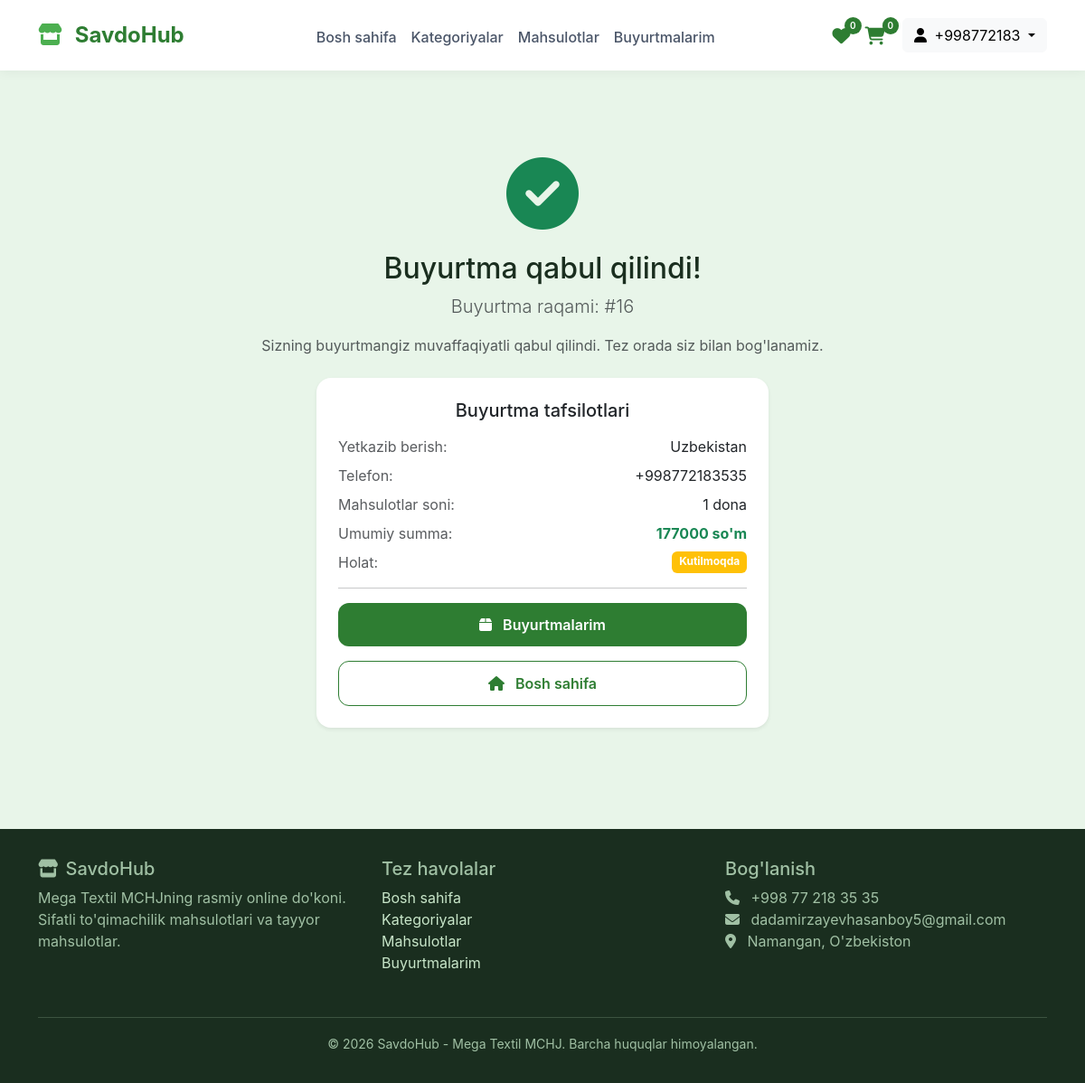
/order/success/16/ (signed in), run on the app's committed database.
### accounts/models.py (models this page shows, shortened)
class User(AbstractBaseUser, PermissionsMixin):
    phone_number = models.CharField(max_length=15, unique=True)
    full_name = models.CharField(max_length=255, blank=True)
    is_active = models.BooleanField(default=False)
    is_staff = models.BooleanField(default=False)
    date_joined = models.DateTimeField(auto_now_add=True)
    objects = UserManager()
    USERNAME_FIELD = 'phone_number'
    REQUIRED_FIELDS = []

### shop/models.py (models this page shows, shortened)
class Order(models.Model):
    STATUS_CHOICES = [
        ('pending', 'Kutilmoqda'),
        ('confirmed', 'Tasdiqlangan'),
        ('shipped', 'Yuborilgan'),
        ('delivered', 'Yetkazilgan'),
        ('cancelled', 'Bekor qilingan'),
    ]
    user = models.ForeignKey(User, on_delete=models.CASCADE, related_name='orders')
    full_name = models.CharField(max_length=200)
    address = models.TextField()
    phone = models.CharField(max_length=20)
    notes = models.TextField(blank=True, null=True)
    total_amount = models.DecimalField(max_digits=10, decimal_places=2)
    status = models.CharField(max_length=20, choices=STATUS_CHOICES, default='pending')
    created_at = models.DateTimeField(auto_now_add=True)

class OrderItem(models.Model):
    order = models.ForeignKey(Order, on_delete=models.CASCADE, related_name='items')
    product = models.ForeignKey(Product, on_delete=models.CASCADE)
    size = models.CharField(max_length=20, blank=True, null=True)
    color = models.CharField(max_length=50, blank=True, null=True)
    quantity = models.IntegerField()
    price = models.DecimalField(max_digits=10, decimal_places=2)
    can_review = models.BooleanField(default=False)  # BU MAYDonNI QO'SHING
    reviewed_at = models.DateTimeField(blank=True, null=True)  # BU MAYDonNI QO'SHING

### shop/views.py (the view, shortened to what this page needs)
# urls.py: path('order/success/<int:order_id>/', views.order_success_view, name='order_success'),
def order_success_view(request, order_id):
    if not request.user.is_authenticated:
        return redirect('accounts:login')
    order = get_object_or_404(Order, id=order_id, user=request.user)
    context = {
        'order': order,
        'wishlist_count': get_wishlist_count(request),
    }
    return render(request, 'shop/order_success.html', context)

### shop/views.py (called while the page is built)
def get_wishlist_count(request):
    if request.user.is_authenticated:
        return Wishlist.objects.filter(user=request.user).count()
    return 0

### shop/templates/shop/order_success.html
{% extends 'shop/base.html' %}
{% block content %}
<div class="container">
    <div class="text-center py-5">
        <div class="mb-4">
            <i class="fas fa-check-circle fa-5x text-success"></i>
        </div>
        <h2 style="color: #1a2e1f;">Buyurtma qabul qilindi!</h2>
        <p class="lead text-muted">Buyurtma raqami: #{{ order.id }}</p>
        <p class="text-muted">Sizning buyurtmangiz muvaffaqiyatli qabul qilindi. Tez orada siz bilan bog'lanamiz.</p>
        <div class="card border-0 shadow-sm rounded-4 mt-4 mx-auto" style="max-width: 500px;">
            <div class="card-body p-4">
                <h5 class="mb-3">Buyurtma tafsilotlari</h5>
                <div class="d-flex justify-content-between mb-2">
                    <span class="text-muted">Yetkazib berish:</span>
                    <span>{{ order.address }}</span>
                </div>
                <div class="d-flex justify-content-between mb-2">
                    <span class="text-muted">Telefon:</span>
                    <span>{{ order.phone }}</span>
                </div>
                <div class="d-flex justify-content-between mb-2">
                    <span class="text-muted">Mahsulotlar soni:</span>
                    <span>{% for item in order.items.all %}{% if forloop.first %}{{ item.quantity }}{% endif %}{% endfor %} dona</span>
                </div>
                <div class="d-flex justify-content-between mb-2">
                    <span class="text-muted">Umumiy summa:</span>
                    <span class="fw-bold text-success">{{ order.total_amount|floatformat:0 }} so'm</span>
                </div>
                <div class="d-flex justify-content-between">
                    <span class="text-muted">Holat:</span>
                    <span class="badge
                        {% if order.status == 'pending' %}bg-warning
                        {% elif order.status == 'confirmed' %}bg-info
                        {% elif order.status == 'shipped' %}bg-primary
                        {% elif order.status == 'delivered' %}bg-success
                        {% else %}bg-danger{% endif %}">
                        {{ order.get_status_display }}
                    </span>
                </div>
                <hr>
                <a href="{% url 'shop:my_orders' %}" class="btn-primary-custom w-100 text-center" style="display: inline-block;">
                    <i class="fas fa-box me-2"></i> Buyurtmalarim
                </a>
                <a href="{% url 'shop:index' %}" class="btn-outline-custom w-100 text-center mt-3" style="display: inline-block;">
                    <i class="fas fa-home me-2"></i> Bosh sahifa
                </a>
            </div>
        </div>
    </div>
</div>
{% endblock %}

### shop/templates/shop/base.html (shortened to what this page needs)
<!DOCTYPE html>
<html lang="uz">
<head>
    <link href="https://cdn.jsdelivr.net/npm/bootstrap@5.3.0/dist/css/bootstrap.min.css" rel="stylesheet">
    <link rel="stylesheet" href="https://cdnjs.cloudflare.com/ajax/libs/font-awesome/6.5.1/css/all.min.css">
</head>
<body>
<nav class="navbar navbar-expand-lg sticky-top">
    <div class="container">
        <a class="navbar-brand" href="{% url 'shop:index' %}">
            <i class="fas fa-store"></i> SavdoHub
        </a>
        <div class="collapse navbar-collapse" id="navbarNav">
            <ul class="navbar-nav mx-auto">
                <li class="nav-item">
                    <a class="nav-link {% if request.resolver_match.url_name == 'index' %}active{% endif %}" href="{% url 'shop:index' %}">Bosh sahifa</a>
                </li>
                <li class="nav-item">
                    <a class="nav-link {% if request.resolver_match.url_name == 'categories' %}active{% endif %}" href="{% url 'shop:categories' %}">Kategoriyalar</a>
                </li>
                <li class="nav-item">
                    <a class="nav-link {% if request.resolver_match.url_name == 'product_list' %}active{% endif %}" href="{% url 'shop:product_list' %}">Mahsulotlar</a>
                </li>
                {% if user.is_authenticated %}
                <li class="nav-item">
                    <a class="nav-link {% if request.resolver_match.url_name == 'my_orders' %}active{% endif %}" href="{% url 'shop:my_orders' %}">Buyurtmalarim</a>
                </li>
                {% endif %}
            </ul>
            <div class="d-flex gap-3 align-items-center">
                <a href="{% url 'shop:wishlist' %}" class="position-relative" style="color: #2e7d32;">
                        <i class="fas fa-heart fa-lg"></i>
                        <span class="wishlist-count" id="wishlistCount" style="position: absolute; top: -8px; right: -12px; background: #2e7d32; color: white; font-size: 10px; font-weight: 600; padding: 2px 6px; border-radius: 20px;">{{ wishlist_count|default:0 }}</span>
                </a>
                <a href="{% url 'shop:cart' %}" class="cart-badge position-relative">
                    <i class="fas fa-shopping-cart fa-lg" style="color: #2e7d32; margin-right: 3px;">
                    </i>
                    <span class="cart-count" id="cartCount">{{ cart_total_items|default:0 }}</span>
                </a>
                {% if user.is_authenticated %}
                    <div class="dropdown">
                        <button class="btn btn-light dropdown-toggle" type="button" data-bs-toggle="dropdown">
                            <i class="fas fa-user me-1"></i> {{ user.phone_number|slice:":10" }}
                        </button>
                    </div>
                {% else %}
                    <a href="{% url 'accounts:login' %}" class="btn-outline-custom" style="padding: 0.5rem 1rem;">Kirish</a>
                    <a href="{% url 'accounts:register' %}" class="btn-primary-custom" style="padding: 0.5rem 1rem;">Ro'yxatdan o'tish</a>
                {% endif %}
            </div>
        </div>
    </div>
</nav>
<div class="main-container">
    {% block content %}{% endblock %}
</div>
<footer class="footer">
    <div class="container">
        <div class="row">
            <div class="col-md-4 mb-3">
                <h5><i class="fas fa-store me-2"></i>SavdoHub</h5>
                <p>Mega Textil MCHJning rasmiy online do'koni. Sifatli to'qimachilik mahsulotlari va tayyor mahsulotlar.</p>
            </div>
            <div class="col-md-4 mb-3">
                <h5>Tez havolalar</h5>
                <ul class="list-unstyled">
                    <li><a href="{% url 'shop:index' %}">Bosh sahifa</a></li>
                    <li><a href="{% url 'shop:categories' %}">Kategoriyalar</a></li>
                    <li><a href="{% url 'shop:product_list' %}">Mahsulotlar</a></li>
                    {% if user.is_authenticated %}
                    <li><a href="{% url 'shop:my_orders' %}">Buyurtmalarim</a></li>
                    {% endif %}
                </ul>
            </div>
            <div class="col-md-4 mb-3">
                <h5>Bog'lanish</h5>
                <ul class="list-unstyled">
                    <li><i class="fas fa-phone me-2"></i> +998 77 218 35 35</li>
                    <li><i class="fas fa-envelope me-2"></i> dadamirzayevhasanboy5@gmail.com</li>
                    <li><i class="fas fa-map-marker-alt me-2"></i> Namangan, O'zbekiston</li>
                </ul>
            </div>
        </div>
        <hr class="bg-secondary">
        <div class="text-center">
            <small>&copy; 2026 SavdoHub - Mega Textil MCHJ. Barcha huquqlar himoyalangan.</small>
        </div>
    </div>
</footer>
</body>
</html>

### shop/templates/shop/base.html (style rules this page uses)
* { margin: 0; padding: 0; box-sizing: border-box; }
body { background: #e8f5e9; font-family: 'Inter', -apple-system, BlinkMacSystemFont, 'Segoe UI', Roboto, sans-serif; min-height: 100vh; }
.navbar { background: #ffffff; box-shadow: 0 2px 12px rgba(0, 0, 0, 0.05); padding: 1rem 0; }
.navbar-brand { font-size: 1.5rem; font-weight: 700; color: #2e7d32 !important; text-decoration: none !important; }
.navbar-brand i { color: #4caf50; margin-right: 8px; }
.nav-link { color: #4a5568 !important; font-weight: 500; transition: color 0.2s ease; position: relative; padding-bottom: 5px; text-decoration: none !important; }
.btn-primary-custom { background: #2e7d32; color: white; border: none; padding: 0.75rem 1.5rem; border-radius: 12px; font-weight: 600; transition: all 0.2s ease; text-decoration: none !important; display: inline-block; cursor: pointer; }
.btn-outline-custom { background: transparent; border: 1.5px solid #2e7d32; color: #2e7d32; padding: 0.75rem 1.5rem; border-radius: 12px; font-weight: 600; transition: all 0.2s ease; text-decoration: none !important; display: inline-block; cursor: pointer; }
a { text-decoration: none; }
.cart-badge { position: relative; text-decoration: none !important; }
.cart-count { position: absolute; top: -8px; right: -12px; background: #2e7d32; color: white; font-size: 10px; font-weight: 600; padding: 2px 6px; border-radius: 20px; }
.main-container { min-height: calc(100vh - 160px); padding: 2rem 0; }
.footer { background: #1a2e1f; color: #a0c0a4; padding: 2rem 0; margin-top: 2rem; }
.footer a { color: #c8e6c9; text-decoration: none; }

### data on the page
User: phone_number "+998772183"
Order: id "16", address "Uzbekistan", phone "+998772183535", total_amount "177000", status "Kutilmoqda"
OrderItem: quantity "1"

### other printed values
{{ wishlist_count|default:0 }} "0"
{{ cart_total_items|default:0 }} "0"
